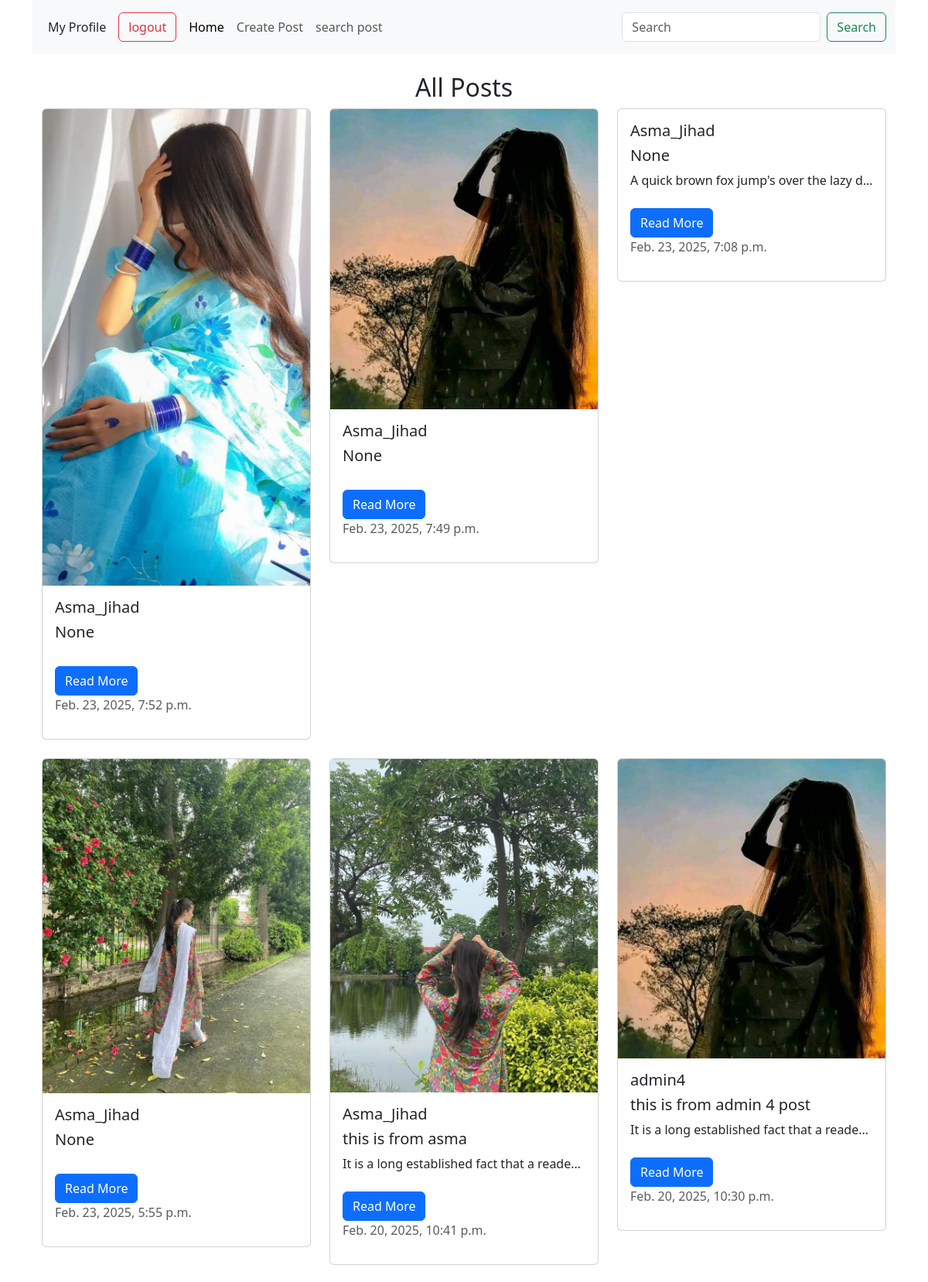
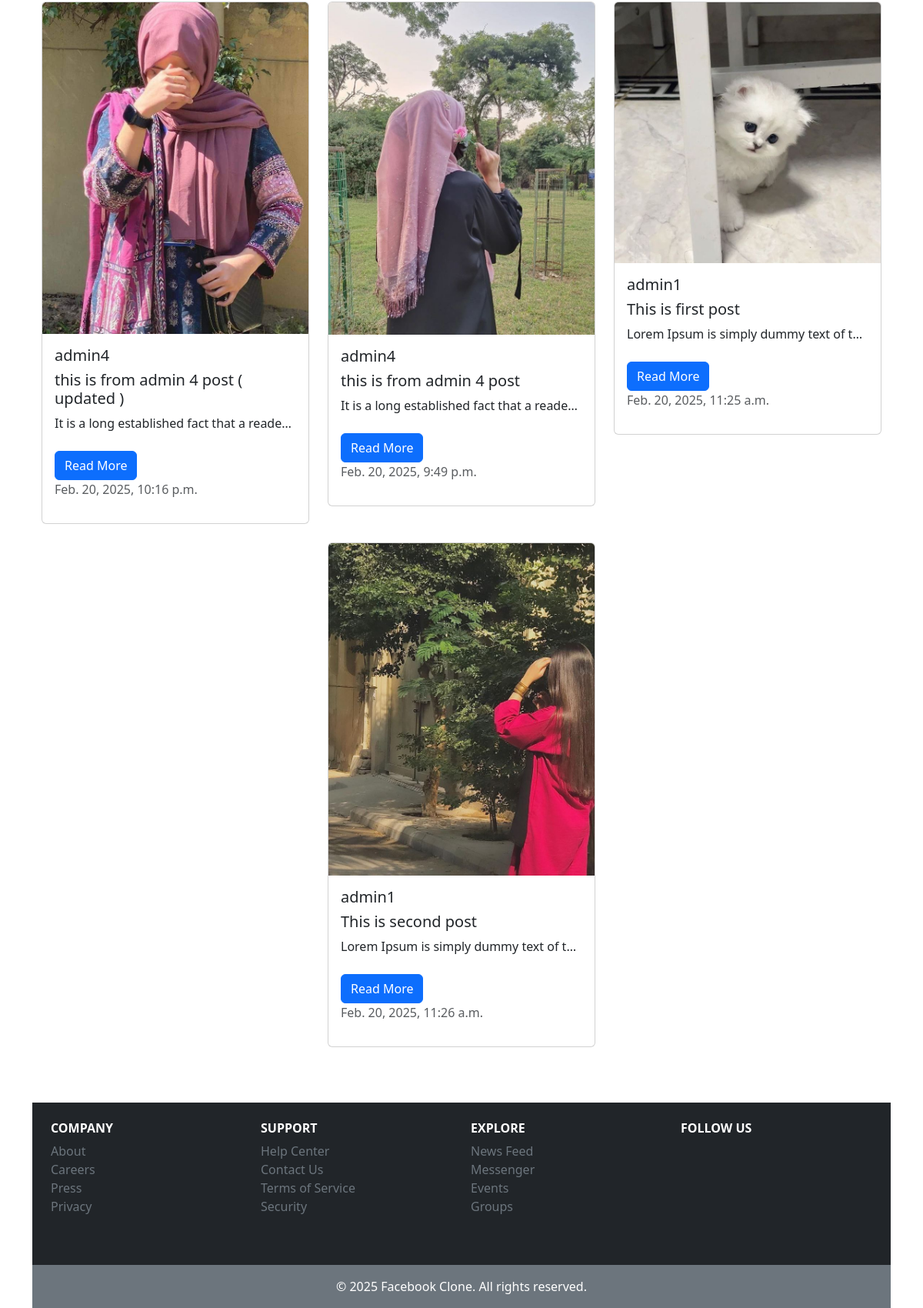
/feed/home/ (signed in), run on the app's committed database (2 pictures, top to bottom).
### feed/models.py (models this page shows, shortened)
class Post(models.Model):
    CATAGORY =(
        ('Web Developement', 'Web Development'),
        ('Mathematics', 'Mathematics'),
        ('Science', 'Science'),
        ('English', 'English'),
        ('History', 'History'),
        ('Geography', 'Geography'),
        ('Computer Science', 'Computer Science'),
        ('Arts', 'Arts'),
        ('Business', 'Business'),
        ('Health', 'Health'),
        ('Others', 'Others')
    )
    title= models.CharField(max_length=255, null=True, blank=True)
    text = models.TextField(null=True, blank=True)
    catagory = models.CharField(max_length=100, choices=CATAGORY, null=True)
    img = models.ImageField(upload_to=postfile,null=True, blank=True)
    user = models.ForeignKey(User, on_delete=models.CASCADE)
    created_at = models.DateTimeField(auto_now_add=True)  # FIXED typo
    updated_at = models.DateTimeField(auto_now=True)

### feed/views.py (the view)
# urls.py: path('home/', views.home.as_view(), name='home'),
@method_decorator(login_required, name="dispatch")
class home(LoginRequiredMixin, ListView):
    model = models.Post
    template_name ='feed/all_post.html'
    context_object_name = "posts"
    ordering = ["-created_at"]

### feed/templates/feed/all_post.html (shortened to what this page needs)
{% extends "base.html" %}
{% load crispy_forms_tags %}
{% block content %}
<div class="container mt-4 ">
    <h2 class="text-center">All Posts</h2>
    <div class="row d-flex justify-content-center">
        {% for post in posts %}
            <div class="col-md-4 col-sm-6 mb-4">
                <div class="card">
                    {% if post.img %}
                    <img src="{{ post.img.url }}" class="card-img-top" alt="Post Image">
                    {% endif %}
                    <div class="card-body">
                        <h5 class="card-title">{{ post.user.username }}</h5>
                        <h5 class="card-title">{{ post.title }}</h5>
                        <p class="card-text text-truncate" style="max-height: 100px; overflow: hidden;" id="shortText{{post.id}}">{{ post.text }}</p>
                        <button class="btn btn-primary mt-2" data-bs-toggle="collapse" data-bs-target="#fullText{{post.id}}" onclick="toggleText()">Read More</button>
                        <p class="text-muted">{{ post.updated_at }}</p>
                    </div>
                </div>
            </div>
        {% empty %}
            <p class="text-center">No posts yet.</p>
        {% endfor %}
    </div>
</div>
{% endblock %}

### data on the page
Post: img (picture), user.username "Asma_Jihad", title "None", updated_at "Feb. 23, 2025, 7:52 p.m."
Post: img (picture), user.username "Asma_Jihad", title "None", updated_at "Feb. 23, 2025, 7:49 p.m."
Post: user.username "Asma_Jihad", title "None", text "A quick brown fox jump's over the lazy d…", updated_at "Feb. 23, 2025, 7:08 p.m."
Post: img (picture), user.username "Asma_Jihad", title "None", updated_at "Feb. 23, 2025, 5:55 p.m."
Post: img (picture), user.username "Asma_Jihad", title "this is from asma", text "It is a long established fact that a reade…", updated_at "Feb. 20, 2025, 10:41 p.m."
Post: img (picture), user.username "admin4", title "this is from admin 4 post", text "It is a long established fact that a reade…", updated_at "Feb. 20, 2025, 10:30 p.m."
Post: img (picture), user.username "admin4", title "this is from admin 4 post ( updated )", text "It is a long established fact that a reade…", updated_at "Feb. 20, 2025, 10:16 p.m."
Post: img (picture), user.username "admin4", title "this is from admin 4 post", text "It is a long established fact that a reade…", updated_at "Feb. 20, 2025, 9:49 p.m."
Post: img (picture), user.username "admin1", title "This is first post", text "Lorem Ipsum is simply dummy text of t…", updated_at "Feb. 20, 2025, 11:25 a.m."
Post: img (picture), user.username "admin1", title "This is second post", {{ post.id }} 1 (drawn), text "Lorem Ipsum is simply dummy text of t…", updated_at "Feb. 20, 2025, 11:26 a.m."
